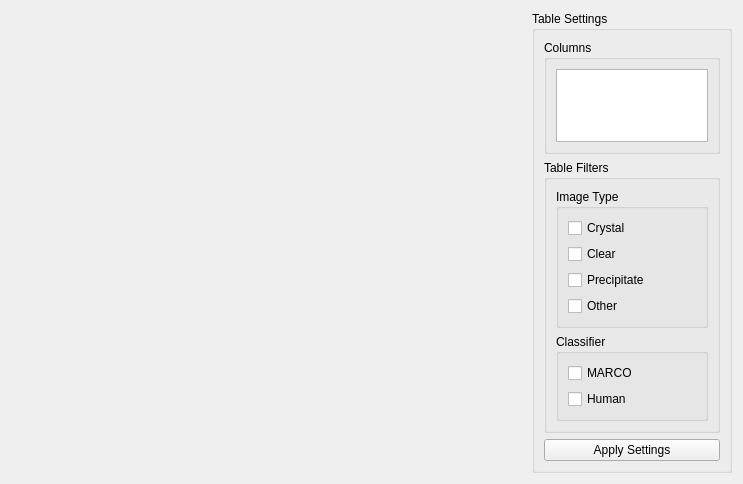
<?xml version="1.0" encoding="UTF-8"?>
<ui version="4.0">
 <class>Form</class>
 <widget class="QWidget" name="Form">
  <property name="geometry">
   <rect>
    <x>0</x>
    <y>0</y>
    <width>743</width>
    <height>484</height>
   </rect>
  </property>
  <property name="windowTitle">
   <string>TableInspector</string>
  </property>
  <layout class="QGridLayout" name="gridLayout_3">
   <item row="0" column="0" rowspan="2">
    <widget class="TableViewer" name="tableViewer" native="true">
     <property name="minimumSize">
      <size>
       <width>250</width>
       <height>300</height>
      </size>
     </property>
    </widget>
   </item>
   <item row="0" column="1">
    <widget class="QGroupBox" name="groupBox_2">
     <property name="maximumSize">
      <size>
       <width>200</width>
       <height>700</height>
      </size>
     </property>
     <property name="title">
      <string>Table Settings</string>
     </property>
     <layout class="QVBoxLayout" name="verticalLayout">
      <item>
       <widget class="QGroupBox" name="groupBox">
        <property name="title">
         <string>Columns</string>
        </property>
        <layout class="QGridLayout" name="gridLayout">
         <item row="0" column="0">
          <widget class="QListWidget" name="listWidget"/>
         </item>
        </layout>
       </widget>
      </item>
      <item>
       <widget class="QGroupBox" name="groupBox_11">
        <property name="maximumSize">
         <size>
          <width>200</width>
          <height>16777215</height>
         </size>
        </property>
        <property name="title">
         <string>Table Filters</string>
        </property>
        <layout class="QGridLayout" name="gridLayout_2">
         <item row="0" column="0">
          <widget class="QGroupBox" name="groupBox_14">
           <property name="maximumSize">
            <size>
             <width>16777215</width>
             <height>150</height>
            </size>
           </property>
           <property name="title">
            <string>Image Type</string>
           </property>
           <layout class="QVBoxLayout" name="verticalLayout_7">
            <item>
             <widget class="QCheckBox" name="checkBox_7">
              <property name="text">
               <string>Crystal</string>
              </property>
              <property name="checked">
               <bool>false</bool>
              </property>
             </widget>
            </item>
            <item>
             <widget class="QCheckBox" name="checkBox_8">
              <property name="text">
               <string>Clear</string>
              </property>
             </widget>
            </item>
            <item>
             <widget class="QCheckBox" name="checkBox_9">
              <property name="text">
               <string>Precipitate</string>
              </property>
             </widget>
            </item>
            <item>
             <widget class="QCheckBox" name="checkBox_10">
              <property name="text">
               <string>Other</string>
              </property>
             </widget>
            </item>
           </layout>
          </widget>
         </item>
         <item row="1" column="0">
          <widget class="QGroupBox" name="groupBox_15">
           <property name="maximumSize">
            <size>
             <width>16777215</width>
             <height>100</height>
            </size>
           </property>
           <property name="title">
            <string>Classifier</string>
           </property>
           <layout class="QVBoxLayout" name="verticalLayout_8">
            <item>
             <widget class="QCheckBox" name="checkBox_11">
              <property name="text">
               <string>MARCO</string>
              </property>
             </widget>
            </item>
            <item>
             <widget class="QCheckBox" name="checkBox_12">
              <property name="text">
               <string>Human</string>
              </property>
             </widget>
            </item>
           </layout>
          </widget>
         </item>
        </layout>
       </widget>
      </item>
      <item>
       <widget class="QPushButton" name="pushButton">
        <property name="text">
         <string>Apply Settings</string>
        </property>
       </widget>
      </item>
     </layout>
    </widget>
   </item>
   <item row="1" column="1">
    <spacer name="verticalSpacer">
     <property name="orientation">
      <enum>Qt::Vertical</enum>
     </property>
     <property name="sizeHint" stdset="0">
      <size>
       <width>20</width>
       <height>8</height>
      </size>
     </property>
    </spacer>
   </item>
  </layout>
 </widget>
 <customwidgets>
  <customwidget>
   <class>TableViewer</class>
   <extends>QWidget</extends>
   <header>polo/widgets/table_viewer.h</header>
   <container>1</container>
  </customwidget>
 </customwidgets>
 <resources/>
 <connections/>
</ui>
